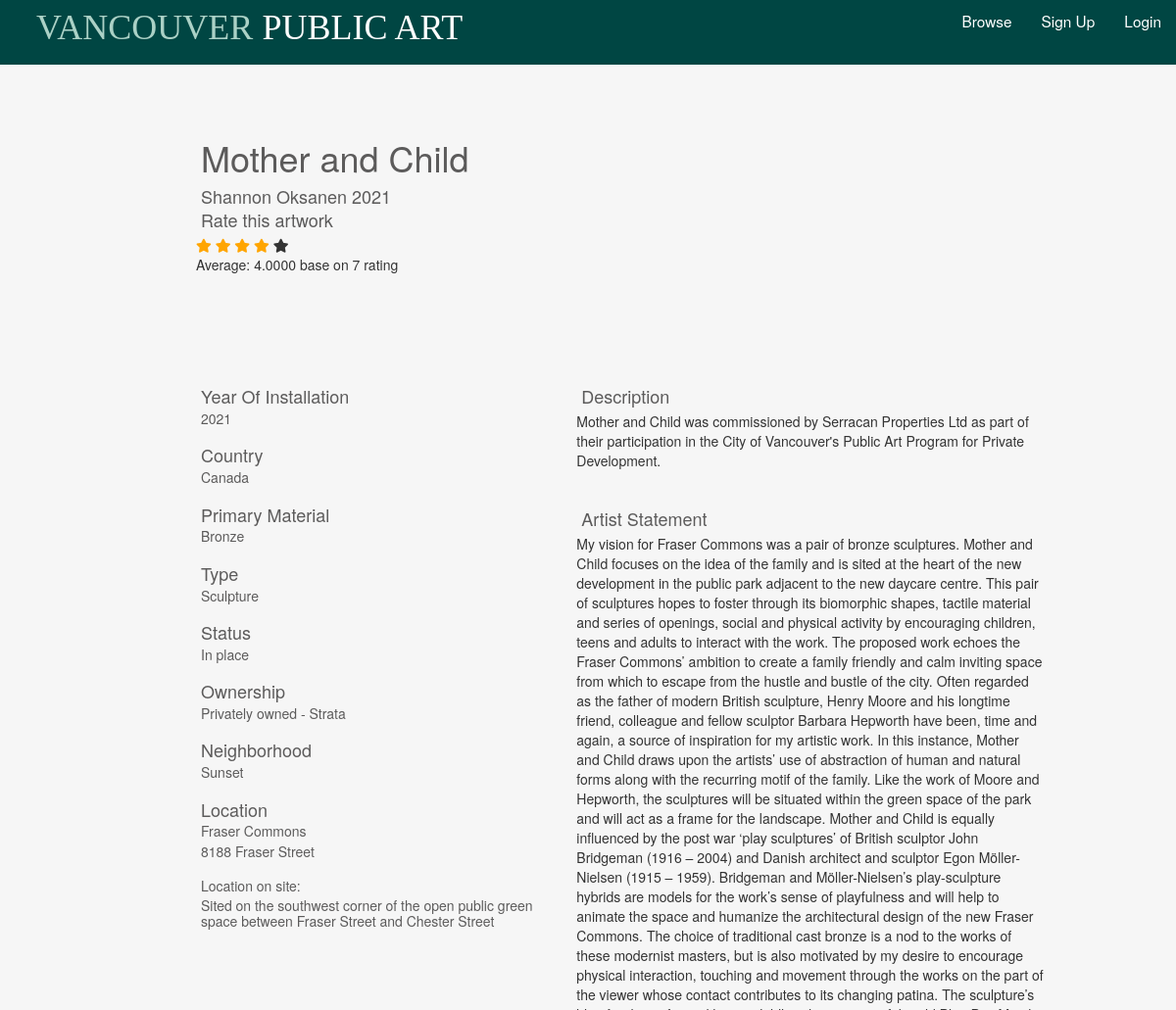
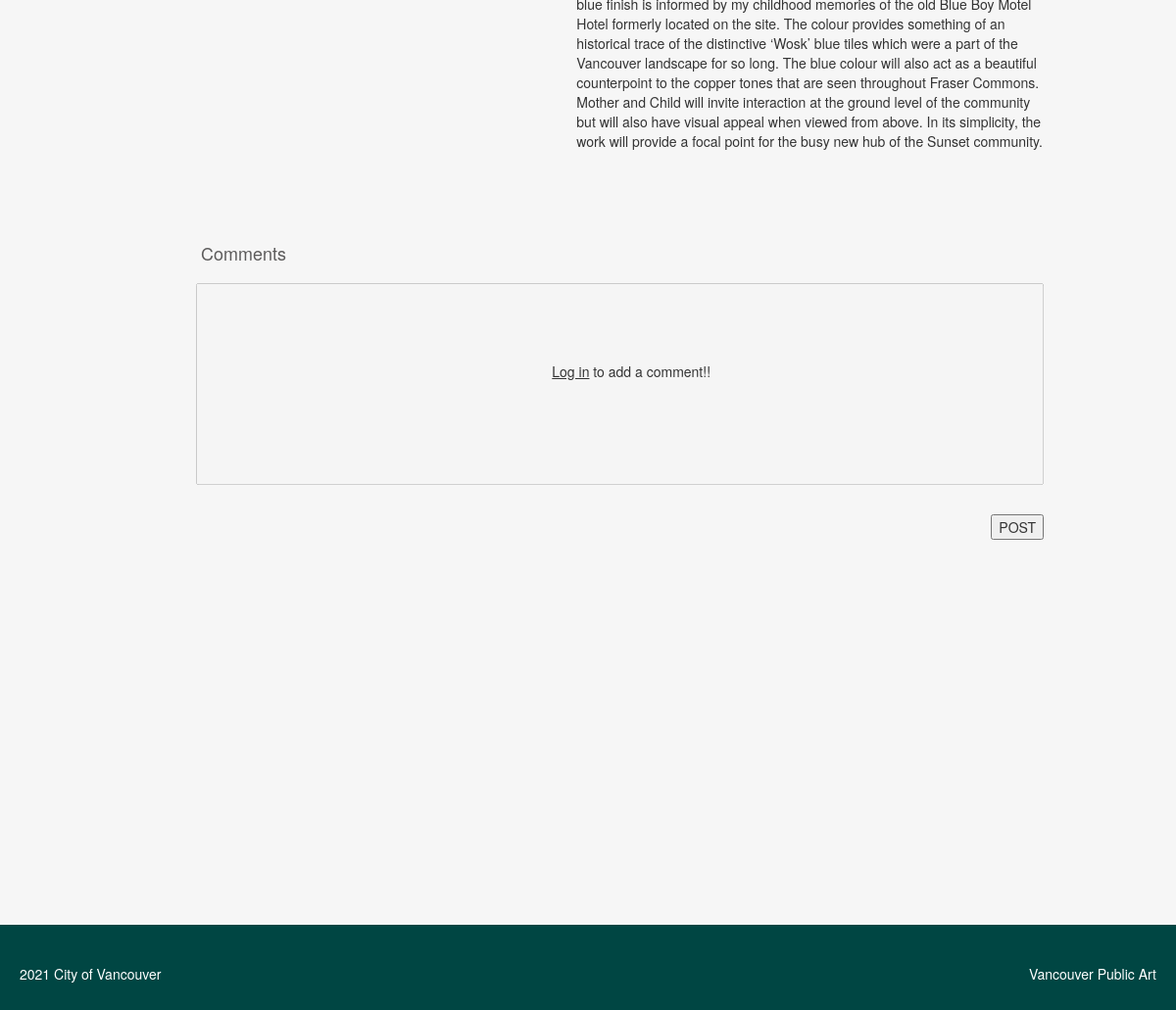
Page /art_detail.php?id=785 on the committed database (2 pictures, top to bottom).
### tables this page shows
CREATE TABLE `artwork` (
  `artID` int(4) NOT NULL,
  `artName` varchar(150) DEFAULT NULL,
  `artistStatement` text DEFAULT NULL,
  `type` varchar(25) DEFAULT NULL,
  `status` varchar(13) DEFAULT NULL,
  `siteName` varchar(83) DEFAULT NULL,
  `siteAddress` varchar(95) DEFAULT NULL,
  `material` varchar(100) DEFAULT NULL,
  `photoURL` varchar(97) DEFAULT NULL,
  `ownership` varchar(50) DEFAULT NULL,
  `neighborhood` varchar(24) DEFAULT NULL,
  `locationOnSite` varchar(279) DEFAULT NULL,
  `geom` varchar(58) DEFAULT NULL,
  `description` text DEFAULT NULL,
  `artistID` int(3) NOT NULL,
  `year` int(4) DEFAULT NULL
);

CREATE TABLE `artist` (
  `artistID` int(3) NOT NULL,
  `firstName` varchar(28) DEFAULT NULL,
  `lastName` varchar(30) DEFAULT NULL,
  `biography` text DEFAULT NULL,
  `country` varchar(13) DEFAULT NULL,
  `artistPhotoURL` varchar(87) DEFAULT NULL,
  `website` varchar(57) DEFAULT NULL
);

### private/database/db.php (called while the page is built, shortened)
<?php
require('db_connect.php');
function executeQuery($sql, $data)
{
    global $conn;
    $stmt = $conn->prepare($sql);
    $values = array_values($data);
    $types = str_repeat('s', count($values));
    $stmt->bind_param($types, ...$values);
    $stmt->execute();
    return $stmt;
}
function selectOne($table, $table2, $conditions)
{
    $sql = "SELECT * FROM $table INNER JOIN $table2 ON $table.artistID = $table2.artistID";
    $i = 0;
    foreach ($conditions as $key => $value) {
        if ($i === 0) {
            $sql = $sql . " WHERE $key=?";
        } else {
            $sql = $sql . " AND $key=?";
        }
        $i++;
    }
    $sql = $sql . " LIMIT 1";
    $stmt = executeQuery($sql, $conditions);
    $records = $stmt->get_result()->fetch_assoc();
    return $records;
}
function showRating($art_id)
{
    global $conn;
    $query = "SELECT AVG(score) as avgRating, COUNT(score) as ratingNum FROM rating WHERE artID = '" . $art_id . "'";
    $stmt = $conn->query($query);
    $result = $stmt->fetch_assoc();
    return $result;
}

### art_detail.php (the view, shortened to what this page needs)
<?php include('private/initialize.php');
include("private/database/db.php");
?>
<?php
$table1 = 'artwork';
$table2 = 'artist';
if (isset($_GET['id'])) {
    $id = $_GET['id'];
    $art = selectOne($table1, $table2, ['artID' => $id]);
    $id = $art['artID'];
    $title = $art['artName'];
    $status = $art['status'];
    $siteName = $art['siteName'];
    $meterial = $art['material'];
    $neighborhood = $art['neighborhood'];
    $year = $art['year'];
    $firstName = $art['firstName'];
    $lastName = $art['lastName'];
    $country = $art['country'];
    $type = $art['type'];
    $siteAddress = $art['siteAddress'];
    $description = $art['description'];
    $artistStatement = $art['artistStatement'];
    $ownership = $art['ownership'];
    $locationOnSite = $art['locationOnSite'];
    $artistID = $art['artistID'];
    $average_rating = showRating($id);
}
?>
<!DOCTYPE html>
<html lang="en">
<head>
    <link rel="stylesheet" href="https://code.jquery.com/ui/1.9.2/themes/base/jquery-ui.css">
    <link rel="stylesheet" href="https://maxcdn.bootstrapcdn.com/bootstrap/3.4.1/css/bootstrap.min.css">
    <link rel="stylesheet" href="https://use.fontawesome.com/releases/v5.7.2/css/all.css">
</head>
<body>
    <?php include(INCLUDE_PATH . '/header.php'); ?>
    <div class="msg">
    </div>
    <div class="container">
        <div class="text-container">
            <div class="title-and-button">
                <h1><?php echo $title ?></h1>
            </div>
            <h4><a href="artist_detail.php?artistID=<?php echo $artistID ?>"><?php echo $firstName ?> <?php echo $lastName ?> <span><?php echo $year ?></span></a></h4>
            <div class="">
                <h4 id="rate-message">Rate this artwork</h4>
                <span class="fa fa-star <?php echo ($average_rating['avgRating'] >= 1) ? 'checked' : ''; ?>" id="star1" value='1'></span>
                <span class="fa fa-star <?php echo ($average_rating['avgRating'] >= 2) ? 'checked' : ''; ?>" id="star2" value='2'></span>
                <span class="fa fa-star <?php echo ($average_rating['avgRating'] >= 3) ? 'checked' : ''; ?>" id="star3" value='3'></span>
                <span class="fa fa-star <?php echo ($average_rating['avgRating'] >= 4) ? 'checked' : ''; ?>" id="star4" value='4'></span>
                <span class="fa fa-star <?php echo ($average_rating['avgRating'] >= 5) ? 'checked' : ''; ?>" id="star5" value='5'></span>
                <p>Average: <span id="average"><?php echo $average_rating['avgRating'] ?></span> base on <span id="totalRating"><?php echo $average_rating['ratingNum'] ?> </span>rating</p>
            </div>
            <div class="details-container">
                <div class="left-side">
                    <div class="detail-box">
                        <h4>Year Of Installation</h4>
                        <h5><?php echo $year ?></h5>
                    </div>
                    <div class="detail-box">
                        <h4>Country</h4>
                        <h5><?php echo $country ?></h5>
                    </div>
                    <div class="detail-box">
                        <h4>Primary Material</h4>
                        <h5><?php echo $meterial ?></h5>
                    </div>
                    <div class="detail-box">
                        <h4>Type</h4>
                        <h5><?php echo $type ?></h5>
                    </div>
                    <div class="detail-box">
                        <h4>Status</h4>
                        <h5><?php echo $status ?></h5>
                    </div>
                    <div class="detail-box">
                        <h4>Ownership</h4>
                        <h5><?php echo $ownership ?></h5>
                    </div>
                    <div class="detail-box">
                        <h4>Neighborhood</h4>
                        <h5><?php echo $neighborhood ?></h5>
                    </div>
                    <div class="detail-box">
                        <h4>Location</h4>
                        <h5><?php echo $siteName ?></h5>
                        <h5> <?php echo $siteAddress ?> </h5>
                    </div>
                    <div class="detail-box">
                        <h5>Location on site:</h5>
                        <h5><?php echo $locationOnSite ?></h5>
                    </div>
                </div>
                <div class="right-side">
                    <div class="detail-box1">
                        <h4>Description</h4>
                        <p><?php echo $description ?></p>
                    </div>
                    <div class="detail-box1">
                        <h4>Artist Statement</h4>
                        <p><?php echo $artistStatement ?></p>
                    </div>
                </div>
            </div>
        </div>
    </div>
    <div class="container" id="comment-container">
        <h4><span class="count-of-comment"></span> Comments</h4>
        <div class="comment-box">
            <textarea name="comment" id="comment" cols="100" rows="10" style="resize: none;" <?php if (!isset($_SESSION['userID'])) {
                                                                                                    echo "disabled";
                                                                                                } else {
                                                                                                    echo 'placeholder="Add comment here"';
                                                                                                }  ?>></textarea>
            <?php
            if (!isset($_SESSION['userID'])) {
                echo "<p class='comment_mess'><a href='login.php' style='cursor:pointer; text-decoration:underline'>Log in</a> to add a comment!!</p>";
            }
            ?>
        </div>
        <button class="post-btn">POST</button>
    </div>
    <?php include(INCLUDE_PATH . '/footer.php'); ?>
</body>
</html>

### private/includes/header.php (shortened to what this page needs)
<header>
    <div class="logo">
        <a href="<?php echo BASE_URL . 'index.php' ?>">
            <h1 class="logo-text"><span>VANCOUVER </span>PUBLIC ART</h1>
        </a>
    </div>
    <ul class="nav">
        <li><a href="<?php echo BASE_URL . 'index.php' ?>">Browse</a></li>
        <?php if (isset($_SESSION['userID'])) { ?>
            <li><a href="<?php echo PUBLIC_URL . 'member/favourite.php?userID=' .$_SESSION['userID'] ?>">Favourites</a></li>
            <li><a href="<?php echo PUBLIC_URL . 'member/following.php?userID=' .$_SESSION['userID'] ?>">Following</a></li>
            <li>
                <a href="#">
                    <i class="fa fa-user"></i>
                    <?php echo $_SESSION['username']; ?>
                    <i class="fa fa-chevron-down" style="font-size: .8em;"></i>
                </a>
                <ul>
                    <li><a href="<?php echo PUBLIC_URL . 'member/profile.php?userID=' .  $_SESSION['userID'] ?>">Profile</a></li>
                    <li><a href="<?php echo BASE_URL . 'logout.php' ?>" class="logout">Logout</a></li>
                </ul>
            </li>
        <?php } else { ?>
            <li><a href="<?php echo BASE_URL . 'register.php' ?>">Sign Up</a></li>
            <li><a href="<?php echo BASE_URL . 'login.php' ?>">Login</a></li>
        <?php } ?>
    </ul>
</header>

### private/includes/footer.php
<div class="footer">
    <p>2021 City of Vancouver</p>
    <p>Vancouver Public Art</p>
</div>

### rows in the picture
artwork: artName "Mother and Child", artistID.firstName "Shannon", artistID.lastName "Oksanen", year "2021", artistID.country "Canada", material "Bronze", type "Sculpture", status "In place", ownership "Privately owned - Strata", neighborhood "Sunset", siteName "Fraser Commons", siteAddress "8188 Fraser Street", locationOnSite "Sited on the southwest corner of the open public green space between Fraser Street and Chester Street", description "Mother and Child was commissioned by Serracan Properties Ltd as part of their participation in the City of Vancouver's Public Art Program for Private Development.", artistStatement "My vision for Fraser Commons was a pair of bronze sculptures. Mother and Child focuses on the idea of the family and is sited at the heart of the new development in the public park adjacent to the new daycare centre. This pair of sculptures hopes to foster through its biomorphic shapes, tactile material and series of openings, social and physical activity by encouraging children, teens and adults to interact with the work. The proposed work echoes the Fraser Commons’ ambition to create a family friendly and calm inviting space from which to escape from the hustle and bustle of the city. Often regarded as the father of modern British sculpture, Henry Moore and his longtime friend, colleague…"

### other values in the picture
$average_rating['avgRating'] "4.0000"
$average_rating['ratingNum'] "7"
